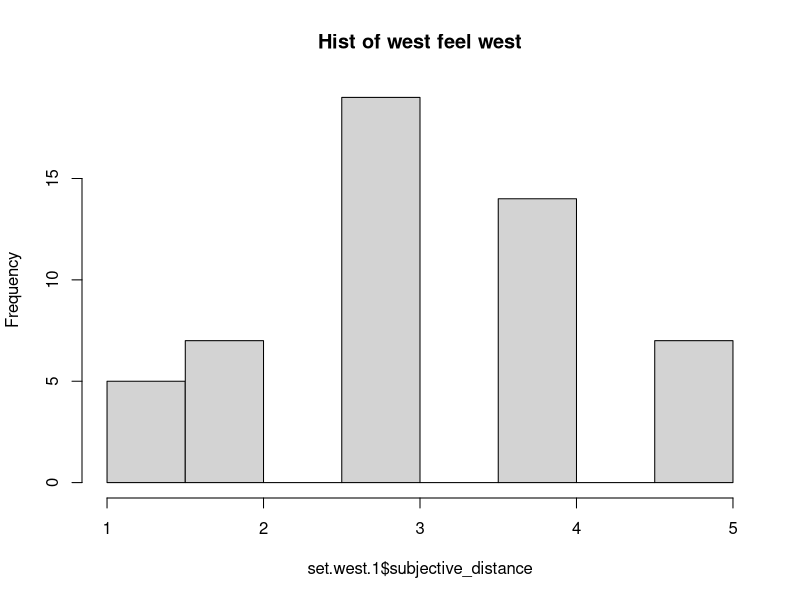
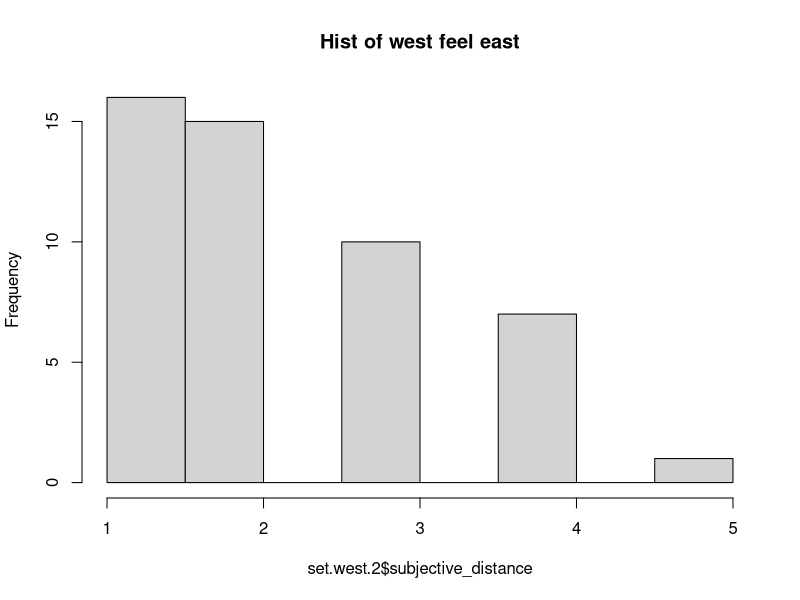
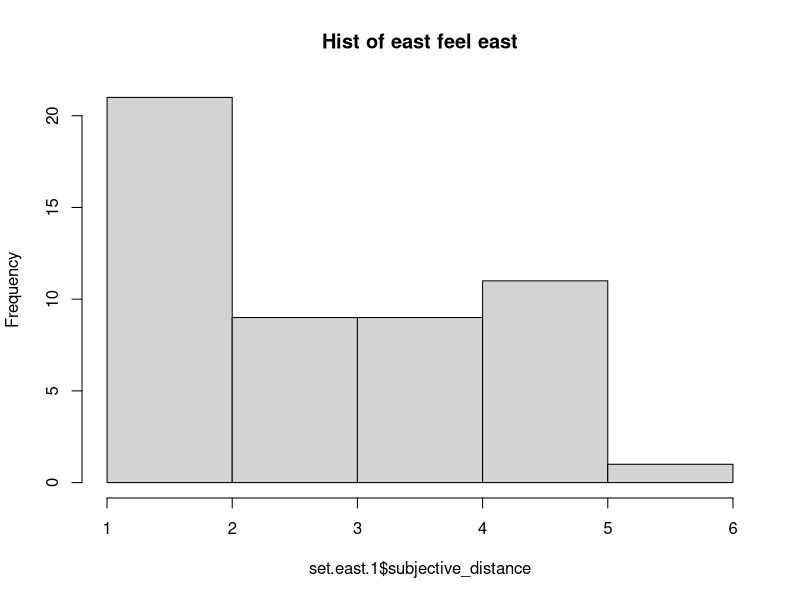
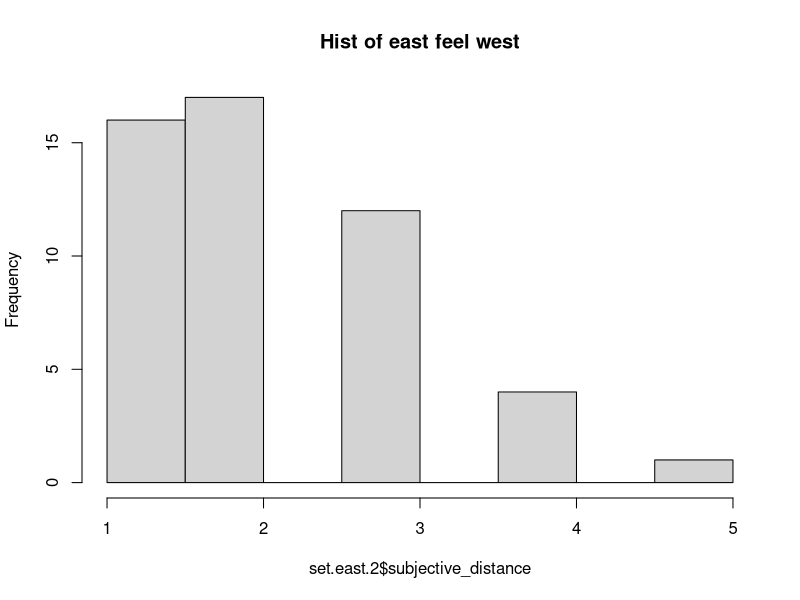
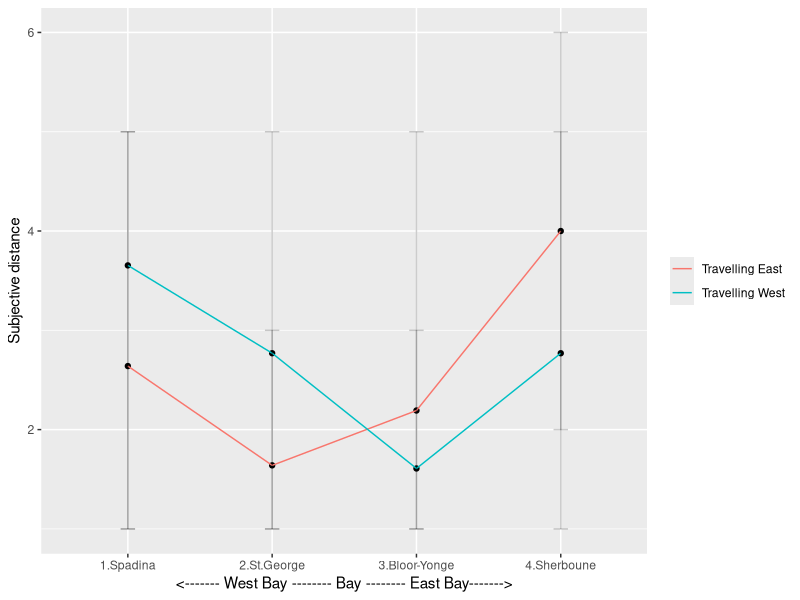
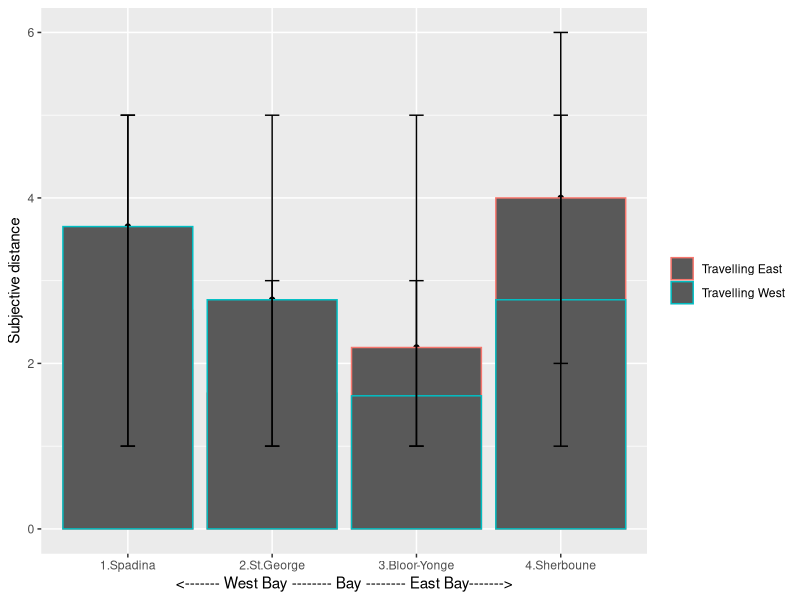
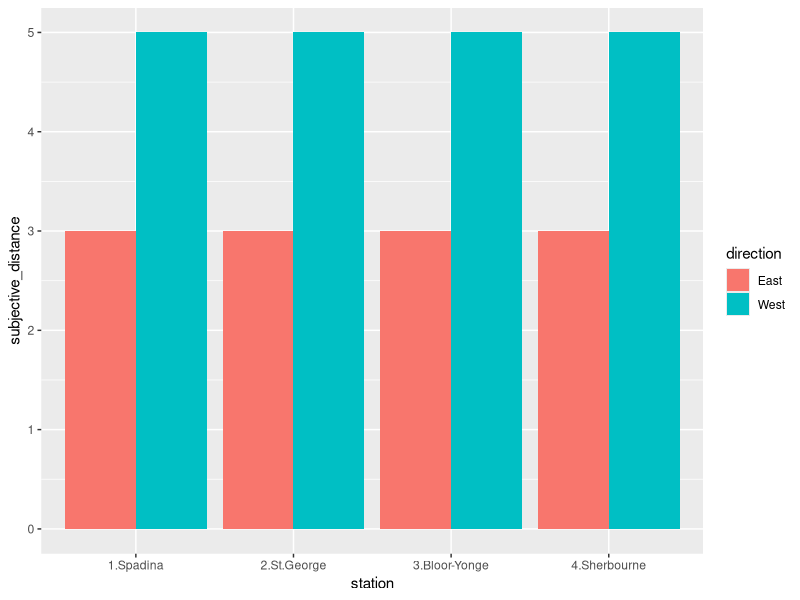
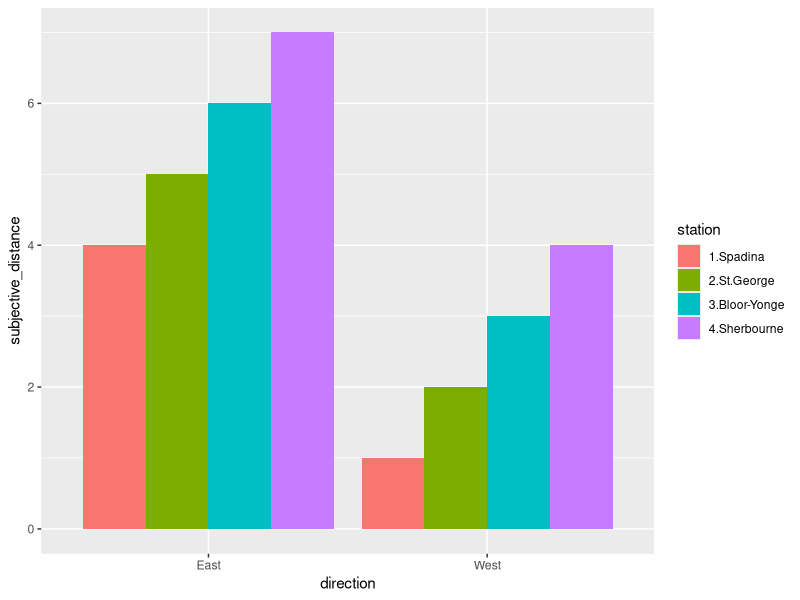

These figures' R source, in order:
## ---- chunk 1
d <- read.csv("data.csv", header = TRUE) # Load the dataset
summary(d)

# Make hist of each attribute to determine which outlier to be removed
# Set the orientation as "West" and test the west bay station
set.west.1 <- subset(d, d$orientation == 1 & d$station <= 2)
hist(set.west.1$subjective_distance, main = "Hist of west feel west")

# Set the orientation as "West" and test the east bay station
set.west.2 <- subset(d, d$orientation == 1 & d$station > 2)
hist(set.west.2$subjective_distance, main = "Hist of west feel east")
# Get the outlier remove
set.west.2.without <- subset(set.west.2, d$subjective_distance < 5)

# Set the orientation as "East" and test the east bay station
set.east.1 <- subset(d, d$orientation == 2 & d$station > 2)
hist(set.east.1$subjective_distance, main = "Hist of east feel east")
# Get the outlier remove
set.east.1.without <- subset(set.east.1, d$subjective_distance < 6)

# Set the orientation as "East" and test the west bay station
set.east.2 <- subset(d, d$orientation == 2 & d$station <= 2)
hist(set.east.2$subjective_distance, main = "Hist of east feel west")
# Get the outlier remove
set.east.2.without <- subset(set.east.2, d$subjective_distance < 5)

# Combine those new dataframe to a new one
d <- rbind(set.west.1, set.west.2.without, set.east.1.without, set.east.2.without)

# Check the size of each attribute
print(length(d$orientation))
print(length(d$station))
print(length(d$subjective_distance))
## ---- chunk 2
# Load the dataset
d <- read.csv("data.csv", header = TRUE)
# Create a new factor of "orientation"
orientation_name <- c()
for (i in d$orientation) {
  if (i == 1) {
   orientation_name[length(orientation_name)+1] <- "toward"
  } else {
    orientation_name[length(orientation_name)+1] <- "away from"
  }
}
# Create a new factor of "station"
station_name <- c()
bay <- c()
for (i in d$station) {
  if (i <= 2){
    if (i == 1) {
      station_name[length(station_name)+1] <- "Spadina"
    } else {
      station_name[length(station_name)+1] <- "St.George"
    }
    bay[length(bay)+1] <- "West"
  } else {
    if (i == 3) {
      station_name[length(station_name)+1] <- "Bloor-Yonge"
    } else {
      station_name[length(station_name)+1] <- "Sherboune"
    }
    bay[length(bay)+1] <- "East"
  }
}
# Add the new factors to the dataframe
d$orientation_name <- orientation_name
d$station_name <- station_name
d$bay <- bay

## ---- chunk 3
# Load the data
d <- read.csv("data.csv", header = TRUE)
# Create a new factor of "orientation"
orientation_name <- c()
for (i in d$orientation) {
  if (i == 1) {
   orientation_name[length(orientation_name)+1] <- "Travelling West"
  } else {
    orientation_name[length(orientation_name)+1] <- "Travelling East"
  }
}
# Create a new factor of "station"
station_name <- c()
bay <- c()
for (i in d$station) {
  if (i <= 2){
    if (i == 1) {
      station_name[length(station_name)+1] <- "1.Spadina"
    } else {
      station_name[length(station_name)+1] <- "2.St.George"
    }
    bay[length(bay)+1] <- "West"
  } else {
    if (i == 3) {
      station_name[length(station_name)+1] <- "3.Bloor-Yonge"
    } else {
      station_name[length(station_name)+1] <- "4.Sherboune"
    }
    bay[length(bay)+1] <- "East"
  }
}

# Add the new factors to the dataframe
d$orientation_name <- orientation_name
d$station_name <- station_name
d$bay <- bay

# Plot
library("ggplot2")
e <- d$station_name
p <- ggplot(d, aes(x=station_name, y=subjective_distance, group = orientation_name)) +
        stat_summary(fun = "mean", geom = "point") +
        stat_summary(fun = "mean", geom = "line", aes(color=orientation_name)) +
        stat_summary(fun.min = min, fun.max = max, geom = "errorbar", width = 0.1, alpha=0.2) +
        ylab("Subjective distance") +
        xlab("<------- West Bay -------- Bay -------- East Bay------->") +
        theme(legend.title = element_blank())
p
## ---- chunk 4
# Load the data
d <- read.csv("data.csv", header = TRUE)
# Create a new factor of "orientation"
orientation_name <- c()
for (i in d$orientation) {
  if (i == 1) {
   orientation_name[length(orientation_name)+1] <- "Travelling West"
  } else {
    orientation_name[length(orientation_name)+1] <- "Travelling East"
  }
}
# Create a new factor of "station"
station_name <- c()
bay <- c()
for (i in d$station) {
  if (i <= 2){
    if (i == 1) {
      station_name[length(station_name)+1] <- "1.Spadina"
    } else {
      station_name[length(station_name)+1] <- "2.St.George"
    }
    bay[length(bay)+1] <- "West"
  } else {
    if (i == 3) {
      station_name[length(station_name)+1] <- "3.Bloor-Yonge"
    } else {
      station_name[length(station_name)+1] <- "4.Sherboune"
    }
    bay[length(bay)+1] <- "East"
  }
}

# Add the new factors to the dataframe
d$orientation_name <- orientation_name
d$station_name <- station_name
d$bay <- bay

# Plot
library("ggplot2")
e <- d$station_name
p <- ggplot(d, aes(x=station_name, y=subjective_distance, group = orientation_name)) +
        stat_summary(fun = "mean", geom = "point") +
        stat_summary(fun = "mean", geom = "bar", aes(color=orientation_name)) +
        stat_summary(fun.min = min, fun.max = max, geom = "errorbar", width = 0.1) +
        ylab("Subjective distance") +
        xlab("<------- West Bay -------- Bay -------- East Bay------->") +
        theme(legend.title = element_blank())
p
## ---- chunk 5
# Load the data
d <- read.csv("data.csv", header = TRUE)
# Create a new factor of "orientation"
orientation_name <- c()
for (i in d$orientation) {
  if (i == 1) {
   orientation_name[length(orientation_name)+1] <- "Travelling West"
  } else {
    orientation_name[length(orientation_name)+1] <- "Travelling East"
  }
}
# Create a new factor of "station"
station_name <- c()
bay <- c()
for (i in d$station) {
  if (i <= 2){
    if (i == 1) {
      station_name[length(station_name)+1] <- "1.Spadina"
    } else {
      station_name[length(station_name)+1] <- "2.St.George"
    }
    bay[length(bay)+1] <- "West"
  } else {
    if (i == 3) {
      station_name[length(station_name)+1] <- "3.Bloor-Yonge"
    } else {
      station_name[length(station_name)+1] <- "4.Sherboune"
    }
    bay[length(bay)+1] <- "East"
  }
}

# Add the new factors to the dataframe
d$orientation_name <- orientation_name
d$station_name <- station_name
d$bay <- bay

# Compute the standard error of each station
standard.station.1 <- sd(subset(d, d$station == 1)$subjective_distance)
standard.station.2 <- sd(subset(d, d$station == 2)$subjective_distance)
standard.station.3 <- sd(subset(d, d$station == 3)$subjective_distance)
standard.station.4 <- sd(subset(d, d$station == 4)$subjective_distance)
## ---- chunk 6
# Load the data
d <- read.csv("data.csv", header = TRUE)
# Create a new factor of "orientation"
orientation_name <- c()
for (i in d$orientation) {
  if (i == 1) {
   orientation_name[length(orientation_name)+1] <- "Travelling West"
  } else {
    orientation_name[length(orientation_name)+1] <- "Travelling East"
  }
}
# Create a new factor of "station"
station_name <- c()
bay <- c()
for (i in d$station) {
  if (i <= 2){
    if (i == 1) {
      station_name[length(station_name)+1] <- "1.Spadina"
    } else {
      station_name[length(station_name)+1] <- "2.St.George"
    }
    bay[length(bay)+1] <- "West"
  } else {
    if (i == 3) {
      station_name[length(station_name)+1] <- "3.Bloor-Yonge"
    } else {
      station_name[length(station_name)+1] <- "4.Sherboune"
    }
    bay[length(bay)+1] <- "East"
  }
}

# Add the new factors to the dataframe
d$orientation_name <- orientation_name
d$station_name <- station_name
d$bay <- bay

# Compute the standard error of each station
standard.station.1 <- sd(subset(d, d$station == 1)$subjective_distance)
standard.station.2 <- sd(subset(d, d$station == 2)$subjective_distance)
standard.station.3 <- sd(subset(d, d$station == 3)$subjective_distance)
standard.station.4 <- sd(subset(d, d$station == 4)$subjective_distance)
## ---- chunk 7
# Create the subjective distance column
subjective_distance <- c(3, 4, 5, 1, 2, 3,
                         3, 4, 5, 1, 2, 3,
                         3, 4, 5, 1, 2, 3,
                         3, 4, 5, 1, 2, 3)
# Create the station column
station <- c("1.Spadina", "1.Spadina", "1.Spadina", "1.Spadina", "1.Spadina", "1.Spadina",
             "2.St.George", "2.St.George", "2.St.George", "2.St.George", "2.St.George", "2.St.George",
             "3.Bloor-Yonge", "3.Bloor-Yonge", "3.Bloor-Yonge", "3.Bloor-Yonge", "3.Bloor-Yonge", "3.Bloor-Yonge",
             "4.Sherbourne", "4.Sherbourne", "4.Sherbourne", "4.Sherbourne", "4.Sherbourne", "4.Sherbourne")
#
direction <- c("West", "West", "West", "East", "East", "East",
               "West", "West", "West", "East", "East", "East",
               "West", "West", "West", "East", "East", "East",
               "West", "West", "West", "East", "East", "East")

d <- data.frame(direction, station, subjective_distance)
p <- ggplot(d, aes(x=station, y=subjective_distance, fill=direction)) +
        geom_bar(stat = "identity", position = position_dodge())
p
## ---- chunk 8
# Create the subjective distance column
subjective_distance <- c(1, 1, 1, 2, 2, 2,
                         3, 3, 3, 4, 4, 4,
                         4, 4, 4, 5, 5, 5,
                         6, 6, 6, 7, 7, 7)
# Create the station column
station <- c("1.Spadina", "1.Spadina", "1.Spadina", "2.St.George", "2.St.George", "2.St.George",
             "3.Bloor-Yonge", "3.Bloor-Yonge", "3.Bloor-Yonge", "4.Sherbourne", "4.Sherbourne", "4.Sherbourne",
             "1.Spadina", "1.Spadina", "1.Spadina", "2.St.George", "2.St.George", "2.St.George",
             "3.Bloor-Yonge", "3.Bloor-Yonge", "3.Bloor-Yonge", "4.Sherbourne", "4.Sherbourne", "4.Sherbourne")
#
direction <- c("West", "West", "West", "West", "West", "West",
               "West", "West", "West", "West", "West", "West",
               "East", "East", "East", "East", "East", "East",
               "East", "East", "East", "East", "East", "East")

d <- data.frame(direction, station, subjective_distance)
p <- ggplot(d, aes(x=direction, y=subjective_distance, fill=station)) +
        geom_bar(stat = "identity", position = position_dodge())
p
## ---- chunk 9
# Create the subjective distance column
subjective_distance <- c(1, 1, 1, 4, 5, 3,
                         2, 2, 2, 4, 3, 2,
                         6, 6, 5, 2, 3, 2,
                         5, 5, 5, 1, 1, 1)
# Create the station column
station <- c("1.Spadina", "1.Spadina", "1.Spadina", "1.Spadina", "1.Spadina", "1.Spadina",
             "2.St.George", "2.St.George", "2.St.George", "2.St.George", "2.St.George", "2.St.George",
             "3.Bloor-Yonge", "3.Bloor-Yonge", "3.Bloor-Yonge", "3.Bloor-Yonge", "3.Bloor-Yonge", "3.Bloor-Yonge",
             "4.Sherbourne", "4.Sherbourne", "4.Sherbourne", "4.Sherbourne", "4.Sherbourne", "4.Sherbourne")
#
direction <- c("West", "West", "West", "East", "East", "East",
               "West", "West", "West", "East", "East", "East",
               "West", "West", "West", "East", "East", "East",
               "West", "West", "West", "East", "East", "East")
d <- data.frame(direction, station, subjective_distance)
p <- ggplot(d, aes(x=station, y=subjective_distance, fill=direction)) +
        geom_bar(stat = "identity", position = position_dodge())
p
## ---- chunk 10
# Create the subjective distance column
subjective_distance <- c(2, 2, 2, 4, 4, 4,
                         3, 3, 5, 6, 6, 6,
                         4, 4, 4, 3, 3, 3,
                         1, 1, 1, 7, 7, 7)
# Create the station column
station <- c("1.Spadina", "1.Spadina", "1.Spadina", "2.St.George", "2.St.George", "2.St.George",
             "3.Bloor-Yonge", "3.Bloor-Yonge", "3.Bloor-Yonge", "4.Sherbourne", "4.Sherbourne", "4.Sherbourne",
             "1.Spadina", "1.Spadina", "1.Spadina", "2.St.George", "2.St.George", "2.St.George",
             "3.Bloor-Yonge", "3.Bloor-Yonge", "3.Bloor-Yonge", "4.Sherbourne", "4.Sherbourne", "4.Sherbourne")
#
direction <- c("West", "West", "West", "West", "West", "West",
               "West", "West", "West", "West", "West", "West",
               "East", "East", "East", "East", "East", "East",
               "East", "East", "East", "East", "East", "East")

d <- data.frame(direction, station, subjective_distance)
p <- ggplot(d, aes(x=direction, y=subjective_distance, fill=station)) +
        geom_bar(stat = "identity", position = position_dodge())
p
# The mean of "1.Spadina" is 3;
# The mean of "2.St.George" is 3.5;
# The mean of "3.Bloor-Yonge" is 2;
# The mean of "4.Sherbourne" is 6.5;

# The mean of "West" is 3.75;
# The mean of "East" is 3.75;
## ---- chunk 11
# Create the subjective distance column
subjective_distance <- c(1, 1, 2, 2, 2, 3,
                         3, 3, 4, 4, 4, 5,
                         1, 1, 2, 2, 2, 3,
                         3, 3, 4, 4, 4, 5)
# Create the station column
station <- c("1.Spadina", "1.Spadina", "1.Spadina", "2.St.George", "2.St.George", "2.St.George",
             "3.Bloor-Yonge", "3.Bloor-Yonge", "3.Bloor-Yonge", "4.Sherbourne", "4.Sherbourne", "4.Sherbourne",
             "1.Spadina", "1.Spadina", "1.Spadina", "2.St.George", "2.St.George", "2.St.George",
             "3.Bloor-Yonge", "3.Bloor-Yonge", "3.Bloor-Yonge", "4.Sherbourne", "4.Sherbourne", "4.Sherbourne")
#
direction <- c("West", "West", "West", "West", "West", "West",
               "West", "West", "West", "West", "West", "West",
               "East", "East", "East", "East", "East", "East",
               "East", "East", "East", "East", "East", "East")

d <- data.frame(direction, station, subjective_distance)
p <- ggplot(d, aes(x=direction, y=subjective_distance, fill=station)) +
        geom_bar(stat = "identity", position = position_dodge())
p
